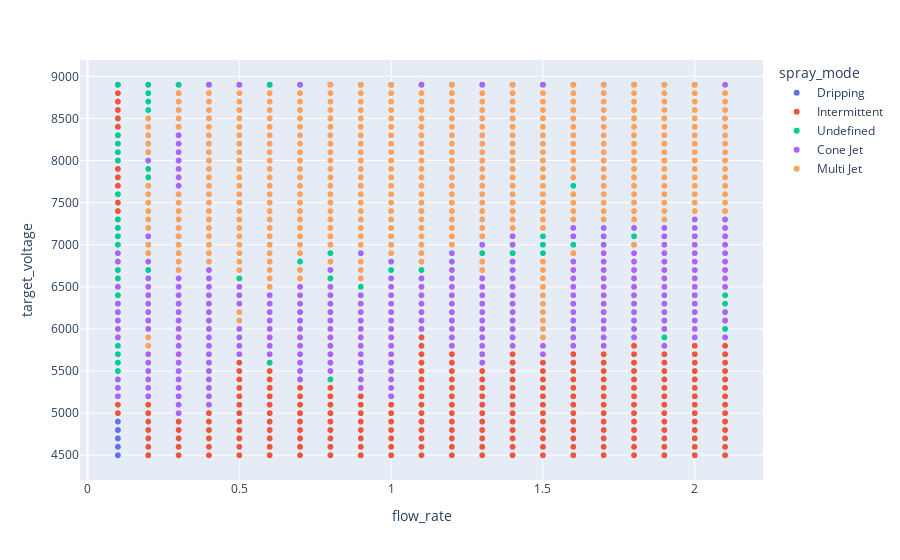

The code cell stored with this chart in its notebook:
### Markdown cell above
## Using Plotly express

### Code cell
import pandas as pd
import plotly.express as px

px.scatter(df, 'flow_rate', 'target_voltage', color="spray_mode")

### Figure 1 — Plotly figure (JSON) as saved in the notebook; plotly's stock layout.template omitted (floating-point values rounded to 4 significant figures; data arrays with more than 128 entries replaced by an {"elided": "..."} marker saying what was removed)
{"data": [{"hovertemplate": "spray_mode=Dripping<br>flow_rate=%{x}<br>target_voltage=%{y}<extra></extra>", "legendgroup": "Dripping", "marker": {"color": "#636efa", "symbol": "circle"}, "mode": "markers", "name": "Dripping", "showlegend": true, "type": "scattergl", "x": [0.1, 0.1, 0.1, 0.1, 0.1, 0.1, 0.1, 0.1, 0.1, 0.1, 0.1, 0.1, 0.1, 0.1, 0.1, 0.1, 0.1, 0.1, 0.1, 0.1, 0.1, 0.1, 0.1, 0.1, 0.1, 0.1, 0.1, 0.1, 0.1, 0.1, 0.1, 0.1, 0.1, 0.2, 0.2, 0.2, 0.2, 0.2, 0.2, 0.2, 0.2, 0.2, 0.2, 0.2, 0.2, 0.2, 0.2, 0.2, 0.2, 0.2, 0.2, 0.2, 0.2, 0.2, 0.2, 0.2, 0.3, 0.3, 0.3, 0.3, 0.3, 0.3, 0.3, 0.3, 0.3, 0.3, 0.3, 0.3, 0.4, 0.4, 0.4, 0.4, 0.4, 0.5, 0.5, 0.5, 0.5, 0.6, 0.6, 0.7, 0.7, 0.8, 1.4, 1.5, 1.6, 1.7, 1.7, 1.8, 1.9, 1.9, 2, 2], "xaxis": "x", "y": [4500, 4500, 4500, 4500, 4600, 4600, 4600, 4700, 4700, 4700, 4800, 4800, 4800, 4800, 4900, 4900, 4900, 5100, 8900, 8900, 8900, 8900, 8900, 8900, 8900, 8900, 8900, 8900, 8900, 8900, 8900, 8900, 8900, 4500, 4500, 4500, 4600, 4600, 4700, 4800, 4800, 4900, 5000, 5100, 8900, 8900, 8900, 8900, 8900, 8900, 8900, 8900, 8900, 8900, 8900, 8900, 4500, 8900, 8900, 8900, 8900, 8900, 8900, 8900, 8900, 8900, 8900, 8900, 8900, 8900, 8900, 8900, 8900, 8900, 8900, 8900, 8900, 8900, 8900, 8900, 8900, 8900, 8900, 8900, 8900, 8900, 8900, 8900, 8900, 8900, 8900, 8900], "yaxis": "y"}, {"hovertemplate": "spray_mode=Intermittent<br>flow_rate=%{x}<br>target_voltage=%{y}<extra></extra>", "legendgroup": "Intermittent", "marker": {"color": "#EF553B", "symbol": "circle"}, "mode": "markers", "name": "Intermittent", "showlegend": true, "type": "scattergl", "x": {"elided": "1084 float values"}, "xaxis": "x", "y": {"elided": "1084 int values"}, "yaxis": "y"}, {"hovertemplate": "spray_mode=Undefined<br>flow_rate=%{x}<br>target_voltage=%{y}<extra></extra>", "legendgroup": "Undefined", "marker": {"color": "#00cc96", "symbol": "circle"}, "mode": "markers", "name": "Undefined", "showlegend": true, "type": "scattergl", "x": {"elided": "292 float values"}, "xaxis": "x", "y": {"elided": "292 int values"}, "yaxis": "y"}, {"hovertemplate": "spray_mode=Cone Jet<br>flow_rate=%{x}<br>target_voltage=%{y}<extra></extra>", "legendgroup": "Cone Jet", "marker": {"color": "#ab63fa", "symbol": "circle"}, "mode": "markers", "name": "Cone Jet", "showlegend": true, "type": "scattergl", "x": {"elided": "810 float values"}, "xaxis": "x", "y": {"elided": "810 int values"}, "yaxis": "y"}, {"hovertemplate": "spray_mode=Multi Jet<br>flow_rate=%{x}<br>target_voltage=%{y}<extra></extra>", "legendgroup": "Multi Jet", "marker": {"color": "#FFA15A", "symbol": "circle"}, "mode": "markers", "name": "Multi Jet", "showlegend": true, "type": "scattergl", "x": {"elided": "1173 float values"}, "xaxis": "x", "y": {"elided": "1173 int values"}, "yaxis": "y"}], "layout": {"legend": {"title": {"text": "spray_mode"}, "tracegroupgap": 0}, "margin": {"t": 60}, "xaxis": {"anchor": "y", "domain": [0, 1], "title": {"text": "flow_rate"}}, "yaxis": {"anchor": "x", "domain": [0, 1], "title": {"text": "target_voltage"}}}}
